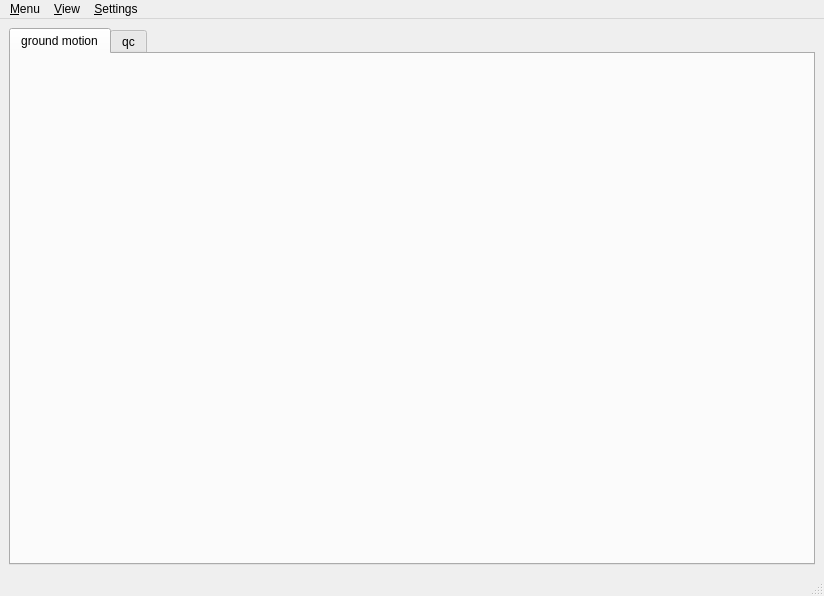
<ui version="4.0" >
 <author></author>
 <comment></comment>
 <exportmacro></exportmacro>
 <class>MvMainWindow</class>
 <widget class="QMainWindow" name="MvMainWindow" >
  <property name="geometry" >
   <rect>
    <x>0</x>
    <y>0</y>
    <width>824</width>
    <height>596</height>
   </rect>
  </property>
  <property name="sizePolicy" >
   <sizepolicy>
    <hsizetype>5</hsizetype>
    <vsizetype>5</vsizetype>
    <horstretch>0</horstretch>
    <verstretch>1</verstretch>
   </sizepolicy>
  </property>
  <property name="windowTitle" >
   <string>MapView</string>
  </property>
  <widget class="QWidget" name="centralwidget" >
   <layout class="QGridLayout" >
    <property name="margin" >
     <number>9</number>
    </property>
    <property name="spacing" >
     <number>6</number>
    </property>
    <item row="0" column="0" >
     <widget class="QSplitter" name="splitter" >
      <property name="sizePolicy" >
       <sizepolicy>
        <hsizetype>5</hsizetype>
        <vsizetype>7</vsizetype>
        <horstretch>0</horstretch>
        <verstretch>0</verstretch>
       </sizepolicy>
      </property>
      <property name="orientation" >
       <enum>Qt::Vertical</enum>
      </property>
      <widget class="QTabWidget" name="tabWidget" >
       <property name="currentIndex" >
        <number>0</number>
       </property>
       <widget class="QWidget" name="gmTab" >
        <attribute name="title" >
         <string>ground motion</string>
        </attribute>
       </widget>
       <widget class="QWidget" name="qcTab" >
        <attribute name="title" >
         <string>qc</string>
        </attribute>
       </widget>
      </widget>
     </widget>
    </item>
   </layout>
  </widget>
  <widget class="QMenuBar" name="menubar" >
   <property name="geometry" >
    <rect>
     <x>0</x>
     <y>0</y>
     <width>824</width>
     <height>25</height>
    </rect>
   </property>
   <widget class="QMenu" name="menuMenu" >
    <property name="title" >
     <string>&amp;Menu</string>
    </property>
    <widget class="QMenu" name="menuQC" >
     <property name="title" >
      <string>QC</string>
     </property>
     <addaction name="qcDelayAction" />
     <addaction name="qcLatencyAction" />
     <addaction name="qcTimingQualityAction" />
     <addaction name="qcGapsIntervalAction" />
     <addaction name="qcGapsLengthAction" />
     <addaction name="qcOverlapsIntervalAction" />
     <addaction name="qcAvailabilityAction" />
     <addaction name="qcOffsetAction" />
     <addaction name="qcRmsAction" />
    </widget>
    <widget class="QMenu" name="menuEvents" >
     <property name="title" >
      <string>Events</string>
     </property>
     <addaction name="actionEventsModeUnset" />
     <addaction name="actionEventsManual" />
     <addaction name="actionEventsAutomatic" />
     <addaction name="separator" />
     <addaction name="actionEventsStatusUnset" />
     <addaction name="actionEventsPreliminary" />
     <addaction name="actionEventsConfirmed" />
     <addaction name="actionEventsReviewed" />
     <addaction name="actionEventsFinal" />
     <addaction name="actionEventsRejected" />
     <addaction name="actionEventsReported" />
    </widget>
    <addaction name="showEventTableWidgetAction" />
    <addaction name="showWaveformPropagationAction" />
    <addaction name="showStationIdAction" />
    <addaction name="actionShowStationChannelCodes" />
    <addaction name="showMapLegendAction" />
    <addaction name="showHistoricOriginsAction" />
    <addaction name="separator" />
    <addaction name="centerOriginForLatestEventAction" />
    <addaction name="separator" />
    <addaction name="menuEvents" />
    <addaction name="menuQC" />
    <addaction name="searchStationAction" />
    <addaction name="separator" />
    <addaction name="resetAction" />
    <addaction name="separator" />
    <addaction name="quitAction" />
   </widget>
   <widget class="QMenu" name="menuView">
    <property name="title">
     <string>&amp;View</string>
    </property>
   </widget>
   <widget class="QMenu" name="menuSettings">
    <property name="title">
     <string>&amp;Settings</string>
    </property>
   </widget>
   <addaction name="menuMenu" />
   <addaction name="menuView"/>
   <addaction name="menuSettings"/>
  </widget>
  <widget class="QStatusBar" name="statusbar" >
   <property name="geometry" >
    <rect>
     <x>0</x>
     <y>571</y>
     <width>824</width>
     <height>25</height>
    </rect>
   </property>
  </widget>
  <action name="showEventTableWidgetAction" >
   <property name="checkable" >
    <bool>true</bool>
   </property>
   <property name="checked" >
    <bool>false</bool>
   </property>
   <property name="text" >
    <string>Show Event Table</string>
   </property>
   <property name="shortcut" >
    <string>F10</string>
   </property>
  </action>
  <action name="showWaveformPropagationAction" >
   <property name="checkable" >
    <bool>true</bool>
   </property>
   <property name="text" >
    <string>Show Waveform Propagation</string>
   </property>
   <property name="shortcut" >
    <string>F8</string>
   </property>
  </action>
  <action name="showStationIdAction" >
   <property name="checkable" >
    <bool>true</bool>
   </property>
   <property name="text" >
    <string>Show Station Annotation</string>
   </property>
   <property name="shortcut" >
    <string>F9</string>
   </property>
  </action>
  <action name="showMapLegendAction" >
   <property name="checkable" >
    <bool>true</bool>
   </property>
   <property name="text" >
    <string>Show Map Legend</string>
   </property>
   <property name="shortcut" >
    <string>F7</string>
   </property>
  </action>
  <action name="showHistoricOriginsAction" >
   <property name="checkable" >
    <bool>true</bool>
   </property>
   <property name="text" >
    <string>Show Historic Origins</string>
   </property>
   <property name="shortcut" >
    <string>F6</string>
   </property>
  </action>
  <action name="searchStationAction" >
   <property name="checkable" >
    <bool>false</bool>
   </property>
   <property name="text" >
    <string>Search Station</string>
   </property>
   <property name="shortcut" >
    <string>Ctrl+F</string>
   </property>
  </action>
  <action name="resetAction" >
   <property name="checkable" >
    <bool>false</bool>
   </property>
   <property name="text" >
    <string>Reset</string>
   </property>
  </action>
  <action name="quitAction" >
   <property name="checkable" >
    <bool>false</bool>
   </property>
   <property name="text" >
    <string>Quit</string>
   </property>
   <property name="shortcut" >
    <string>Ctrl+Q</string>
   </property>
  </action>
  <action name="qcDelayAction" >
   <property name="text" >
    <string>Delay</string>
   </property>
  </action>
  <action name="qcLatencyAction" >
   <property name="text" >
    <string>Latency</string>
   </property>
  </action>
  <action name="qcTimingQualityAction" >
   <property name="text" >
    <string>Timing Quality</string>
   </property>
  </action>
  <action name="qcGapsIntervalAction" >
   <property name="text" >
    <string>Gaps Interval</string>
   </property>
  </action>
  <action name="qcGapsLengthAction" >
   <property name="text" >
    <string>Gaps Length</string>
   </property>
  </action>
  <action name="qcOverlapsIntervalAction" >
   <property name="text" >
    <string>Overlaps Interval</string>
   </property>
  </action>
  <action name="qcAvailabilityAction" >
   <property name="text" >
    <string>Availability</string>
   </property>
  </action>
  <action name="qcOffsetAction" >
   <property name="text" >
    <string>Offset</string>
   </property>
  </action>
  <action name="qcRmsAction" >
   <property name="text" >
    <string>RMS</string>
   </property>
  </action>
  <action name="centerOriginForLatestEventAction" >
   <property name="checkable" >
    <bool>true</bool>
   </property>
   <property name="text" >
    <string>Center Latest Origin</string>
   </property>
  </action>
  <action name="actionShowStationChannelCodes" >
   <property name="checkable" >
    <bool>true</bool>
   </property>
   <property name="checked" >
    <bool>true</bool>
   </property>
   <property name="text" >
    <string>Show station channel codes</string>
   </property>
  </action>
  <action name="actionEventsManual" >
   <property name="checkable" >
    <bool>true</bool>
   </property>
   <property name="checked" >
    <bool>true</bool>
   </property>
   <property name="text" >
    <string>Manual</string>
   </property>
  </action>
  <action name="actionEventsAutomatic" >
   <property name="checkable" >
    <bool>true</bool>
   </property>
   <property name="checked" >
    <bool>true</bool>
   </property>
   <property name="text" >
    <string>Automatic</string>
   </property>
  </action>
  <action name="actionEventsConfirmed" >
   <property name="checkable" >
    <bool>true</bool>
   </property>
   <property name="checked" >
    <bool>true</bool>
   </property>
   <property name="text" >
    <string>Confirmed</string>
   </property>
  </action>
  <action name="actionEventsPreliminary" >
   <property name="checkable" >
    <bool>true</bool>
   </property>
   <property name="checked" >
    <bool>true</bool>
   </property>
   <property name="text" >
    <string>Preliminary</string>
   </property>
  </action>
  <action name="actionEventsReviewed" >
   <property name="checkable" >
    <bool>true</bool>
   </property>
   <property name="checked" >
    <bool>true</bool>
   </property>
   <property name="text" >
    <string>Reviewed</string>
   </property>
  </action>
  <action name="actionEventsFinal" >
   <property name="checkable" >
    <bool>true</bool>
   </property>
   <property name="checked" >
    <bool>true</bool>
   </property>
   <property name="text" >
    <string>Final</string>
   </property>
  </action>
  <action name="actionEventsRejected" >
   <property name="checkable" >
    <bool>true</bool>
   </property>
   <property name="checked" >
    <bool>true</bool>
   </property>
   <property name="text" >
    <string>Rejected</string>
   </property>
  </action>
  <action name="actionEventsReported" >
   <property name="checkable" >
    <bool>true</bool>
   </property>
   <property name="checked" >
    <bool>true</bool>
   </property>
   <property name="text" >
    <string>Reported</string>
   </property>
  </action>
  <action name="actionEventsModeUnset" >
   <property name="checkable" >
    <bool>true</bool>
   </property>
   <property name="checked" >
    <bool>true</bool>
   </property>
   <property name="text" >
    <string>Unset</string>
   </property>
  </action>
  <action name="actionEventsStatusUnset" >
   <property name="checkable" >
    <bool>true</bool>
   </property>
   <property name="checked" >
    <bool>true</bool>
   </property>
   <property name="text" >
    <string>Unset</string>
   </property>
  </action>
 </widget>
 <pixmapfunction></pixmapfunction>
 <resources/>
 <connections/>
</ui>
